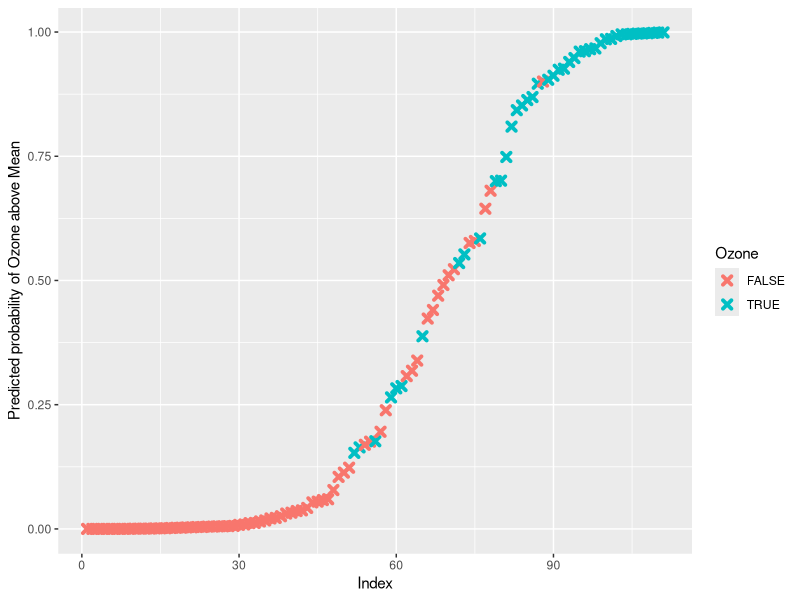

R code for this plot:
rm(list = objects())
library(cowplot)
library(ggplot2)

data <- na.omit(subset(airquality, select = c(Ozone, Solar.R, Wind, Temp)))
data$Ozone <- data$Ozone > mean(data$Ozone)
head(data, n = 3)

sum(is.na(data))

logreg <- glm(Ozone~Wind, data = data, family = "binomial")
summary(logreg)

logreg <- glm(Ozone~., data = data, family = "binomial")
summary(logreg)

# overall effect 
ll_null <- logreg$null.deviance/-2
ll_proposed <- logreg$deviance/-2

(ll_null-ll_proposed)/ll_null
1-pchisq(2*(ll_proposed-ll_null), df = (length(logreg$coefficients)-1))


#visualize
prediction <- data.frame(prob_Ozone = logreg$fitted.values, Ozone = data$Ozone)
prediction <- prediction[order(prediction$prob_Ozone, decreasing = F),]
prediction$rank <- 1:nrow(prediction)

ggplot(data = prediction, aes(x = rank, y = prob_Ozone))+
  geom_point(aes(color = Ozone), alpha = 1, shape = 4, stroke = 2)+
  xlab("Index")+
  ylab("Predicted probability of Ozone above Mean")



